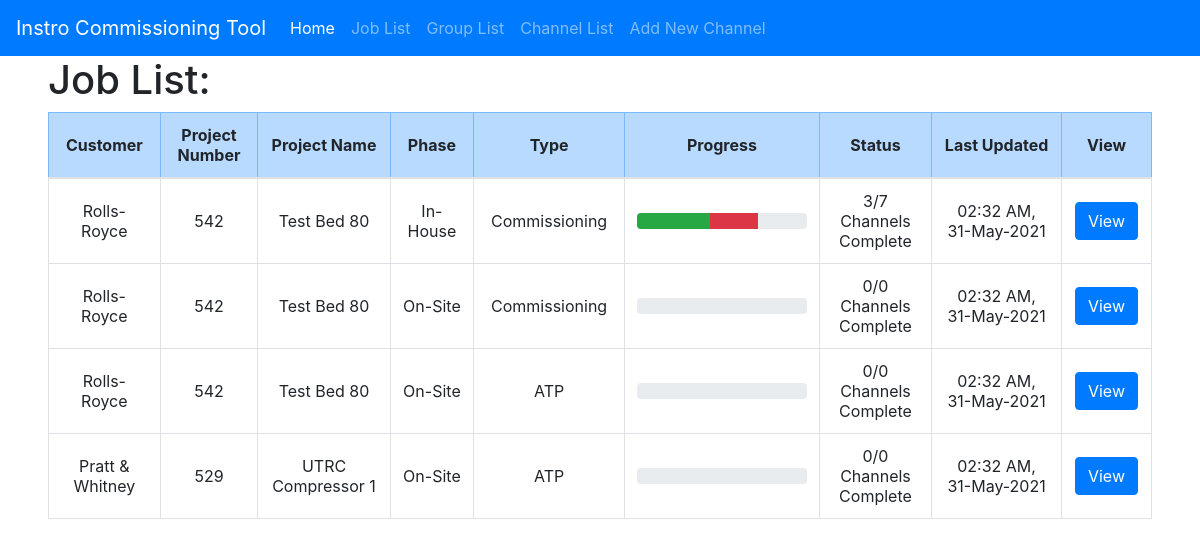
/job_list, run on the app's committed database.
### app/models.py (models this page shows, shortened)
class Job(db.Model):
	id = db.Column(db.Integer, primary_key=True)
	project_id = db.Column(db.Integer, db.ForeignKey('project.id'))
	phase = db.Column(db.String(8))	# 0 = In-House, 1 = On-Site
	job_type = db.Column(db.String(16))	# 0 = Commissioning, 1 = ATP
	last_updated = db.Column(db.DateTime)
	channel_groups = db.relationship('ChannelGroup', backref='job', lazy='dynamic')
	def all_groups(self):
		return ChannelGroup.query.filter_by(job_id=self.id).all()
	def num_channels(self):
		groups = self.all_groups()
		count = 0
		for group in groups:
			count += group.num_channels()
		return count
	def get_project(self):
		return Project.query.filter_by(id=self.project_id).first()
	def get_customer(self):
		return self.get_project().get_customer()
	def customer_name(self):
		return self.get_customer().name
	def project_name(self):
		return self.get_project().name
	def project_number(self):
		return self.get_project().number
	def status(self):
		groups = self.all_groups()
		num_passed = 0
		num_failed = 0
		num_untested = 0
		for group in groups:
			comp = group.status()
			num_passed += comp['passed']
			num_failed += comp['failed']
			num_untested += comp['untested']
		return {'passed': num_passed, 'failed': num_failed, 'untested': num_untested}
	def progress(self):
		total = self.num_channels()
		if total > 0:
			status = self.status()
			passed = (status['passed'] / total) * 100
			failed = (status['failed'] / total) * 100
			untested = (status['untested'] / total) * 100
		else:
			passed = 0
			failed = 0
			untested = 100
		return {'passed': passed, 'failed': failed, 'untested': untested}

class Customer(db.Model):
	id = db.Column(db.Integer, primary_key=True)
	name = db.Column(db.String(32))
	projects = db.relationship('Project', backref='customer', lazy='dynamic')

class Project(db.Model):
	id = db.Column(db.Integer, primary_key=True)
	name = db.Column(db.String(32))
	number = db.Column(db.Integer)
	customer_id = db.Column(db.Integer, db.ForeignKey('customer.id'))
	def get_customer(self):
		return Customer.query.filter_by(id=self.customer_id).first()

### app/main/routes.py (the view)
@bp.route('/job_list', methods=['GET', 'POST'])
def job_list():
    job_list = Job.query.all()
    return render_template('job_list.html', title='Job List', job_list=job_list)

### app/models.py (called while the page is built)
	def all_test_points(self):
		return TestPoint.query.filter_by(channel_id=self.id).all()

	def num_test_points(self):
		return len(self.all_test_points())

	def status(self):
		testpoints = self.all_test_points()
		num_passed = 0
		num_post = 0
		num_failed = 0
		num_untested = 0
		for tp in testpoints:
			pf = tp.pf
			if pf == 'Untested': num_untested += 1
			if pf == 'Pass': num_passed += 1
			if pf == 'Fail': num_failed += 1
			if pf == 'Post': num_post += 1
		result = {'passed': num_passed, 'failed': num_failed, 'post': num_post, 'untested': num_untested}
		return result

	def completion(self):
		status = self.status()
		total = self.num_test_points()
		passed = status['passed'] + status['post']
		if passed == total:
			return 'Pass'
		elif status['untested'] == total:
			return 'Untested'
		elif status['failed'] > 0:
			return 'Fail'
		else:
			return 'In-Progress'

	def all_channels(self):
		return Channel.query.filter_by(group_id=self.id).all()

	def num_channels(self):
		return Channel.query.filter_by(group_id=self.id).count()

	def status(self):
		channels = self.all_channels()
		num_passed = 0
		num_failed = 0
		num_untested = 0
		for ch in channels:
			comp = ch.completion()
			if comp == 'Untested' or comp == 'In-Progress': num_untested += 1
			if comp == 'Pass': num_passed += 1
			if comp == 'Fail': num_failed += 1
		result = {'passed': num_passed, 'failed': num_failed, 'untested': num_untested}
		return result

### app/templates/job_list.html (shortened to what this page needs)
{% extends "base.html" %}
{% block app_content %}
    <div>
        <h1>Job List:</h1>
            <table class="table table-hover table-bordered align-middle">
                <thead>
                    <tr class="table-primary text-center align-middle">
                        <th class="align-middle" width="5%">Customer</th>
                        <th class="align-middle" width="5%">Project Number</th>
                        <th class="align-middle" width="7.5%">Project Name</th>
                        <th class="align-middle" width="5%">Phase</th>
                        <th class="align-middle" width="5%">Type</th>
                        <th class="align-middle" width="15%">Progress</th>
                        <th class="align-middle" width="7.5%">Status</th>
                        <th class="align-middle" width="10%">Last Updated</th>
                        <th class="align-middle" width="1%">View</th>
                    </tr>
                </thead>
                <tbody>
                    {% for job in job_list %}
                        {% include '_job.html' %}
                    {% endfor %}
                </tbody>
            </table>
    </div>
{% endblock %}

### app/templates/_job.html (shortened to what this page needs)
{% block app_content %}
<tr class="text-center" id="job-{{ job.id }}">
    {% set progress = job.progress() %}
    {% set status = job.status() %}
    <td class="align-middle">{{ job.customer_name() }}</td>
    <td class="align-middle">{{ job.project_number() }}</td>
    <td class="align-middle">{{ job.project_name() }}</td>
    <td class="align-middle">{{ job.phase }}</td>
    <td class="align-middle">{{ job.job_type }}</td>
    <td class="align-middle">
        <div class="row">
            <div class="col-12">
                <div class="progress">
                    <div class="progress-bar bg-success" role="progressbar" style="width: {{ progress['passed'] }}%"></div>
                    <div class="progress-bar bg-danger" role="progressbar" style="width: {{ progress['failed'] }}%"></div>
                </div>
            </div>
        </div>
    </td>
    <td class="align-middle">{{ status['passed'] }}/{{ job.num_channels() }} Channels Complete</td>
    <td class="align-middle">{{ moment(job.last_updated).format("hh:mm A, DD-MMM-YYYY") }}</td>
    <td class="align-middle">
        <button type="button" class="btn btn-primary">
            <a style="color:#FFFFFF;" href="{{ url_for('main.job', job_id=job.id) }}">View</a>
        </button>
    </td>
</tr>
{% endblock %}

### data on the page
Job: customer_name "Rolls-Royce", project_number "542", project_name "Test Bed 80", phase "In-House", job_type "Commissioning", {{ progress['passed'] }} 42.857142857142854 (drawn), {{ progress['failed'] }} 28.57142857142857 (drawn), passed "3", num_channels "7", last_updated "02:32 AM, 31-May-2021"
Job: customer_name "Rolls-Royce", project_number "542", project_name "Test Bed 80", phase "On-Site", job_type "Commissioning", passed "0", num_channels "0", last_updated "02:32 AM, 31-May-2021"
Job: customer_name "Rolls-Royce", project_number "542", project_name "Test Bed 80", phase "On-Site", job_type "ATP", passed "0", num_channels "0", last_updated "02:32 AM, 31-May-2021"
Job: customer_name "Pratt & Whitney", project_number "529", project_name "UTRC Compressor 1", phase "On-Site", job_type "ATP", passed "0", num_channels "0", last_updated "02:32 AM, 31-May-2021"
